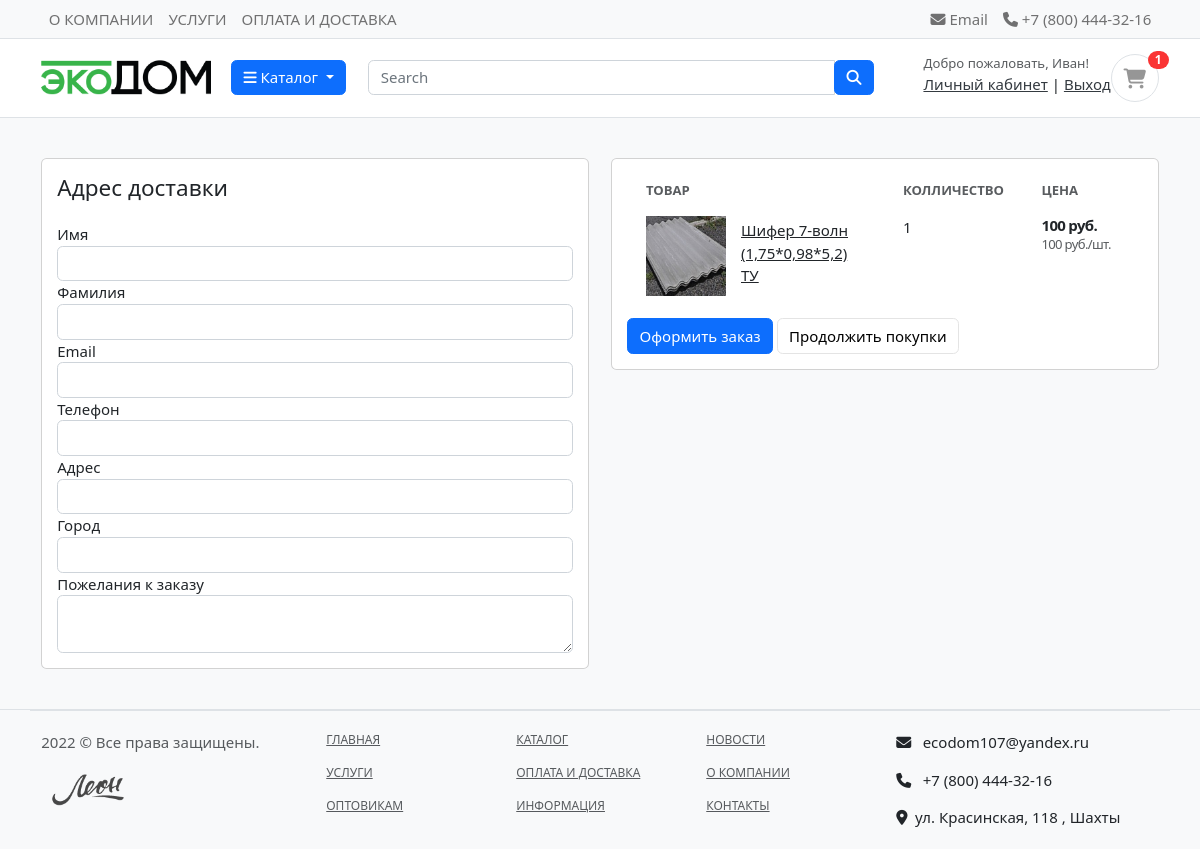
Page /cart/checkout/ (signed in) on the earlier database version.
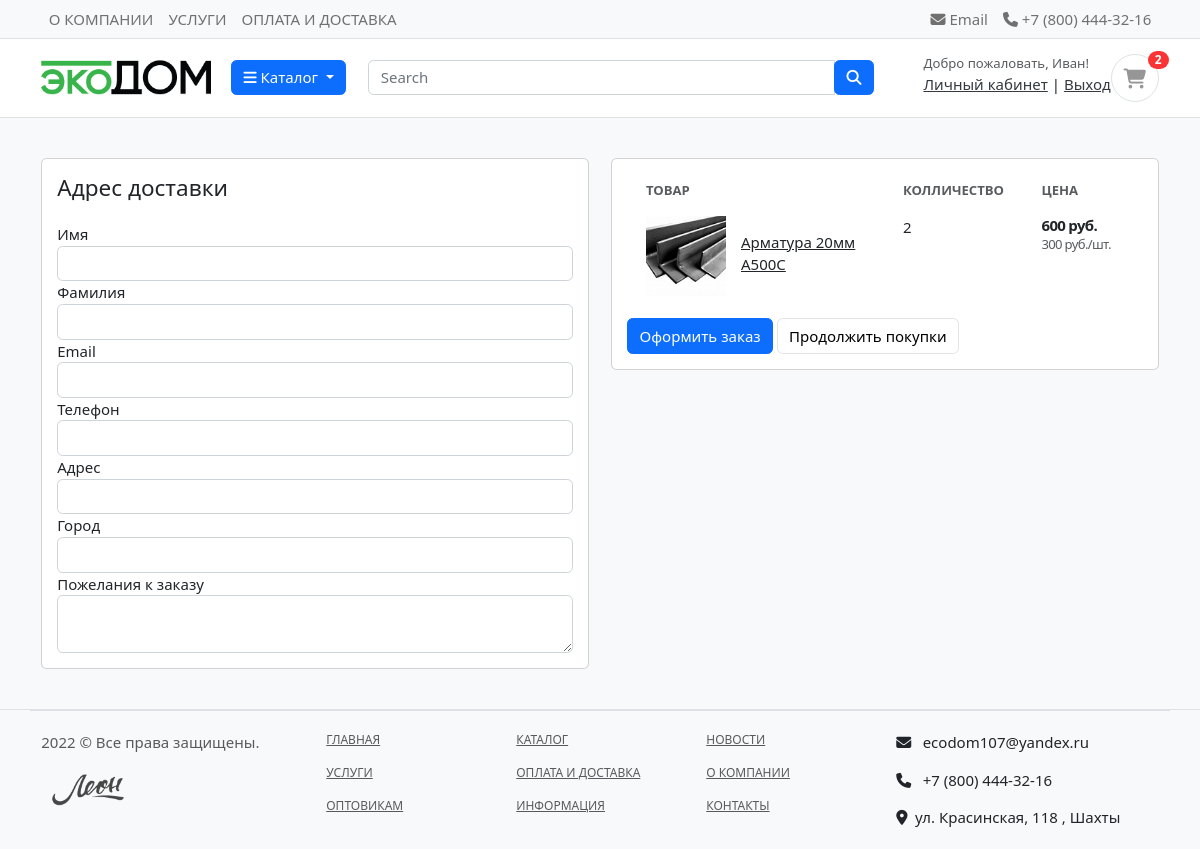
Same page on the later database version.
### carts/models.py (models this page shows, shortened)
class CartItem(models.Model):
    user = models.ForeignKey(MyUser, on_delete=models.CASCADE, null=True)
    product = models.ForeignKey(Product, on_delete=models.CASCADE)
    cart    = models.ForeignKey(Cart, on_delete=models.CASCADE, null=True)
    quantity = models.IntegerField()
    is_active = models.BooleanField(default=True)
    def sub_total(self):
        return self.product.price * self.quantity

### shop/models.py (models this page shows, shortened)
class Product(models.Model):
    product_name = models.CharField(max_length=200, unique=True)
    slug = models.SlugField(max_length=200, unique=True)
    description = models.TextField(max_length=500, blank=True)
    price = models.IntegerField()
    images = models.ImageField(upload_to='photos/products')
    stock = models.IntegerField()
    is_available = models.BooleanField(default=True)
    category = models.ForeignKey(Category, on_delete=models.CASCADE)
    created_date = models.DateTimeField(auto_now_add=True)
    modified_date = models.DateTimeField(auto_now=True)
    def get_url(self):
        return reverse('product_detail', args=[self.category.slug, self.slug])

### carts/views.py (the view)
# urls.py: path('checkout/', views.checkout, name='checkout'),
@login_required(login_url='login')
def checkout(request, total=0, quantity=0, cart_items=None): # Одинаковая функция что и выше cart. Удалить????
    try:
        if request.user.is_authenticated:
            cart_items = CartItem.objects.filter(user=request.user, is_active=True)
        else:
            cart = Cart.objects.get(cart_id=_cart_id(request))
            cart_items = CartItem.objects.filter(cart=cart, is_active=True)
        for cart_item in cart_items:
            total += (cart_item.product.price * cart_item.quantity)
            quantity += cart_item.quantity
    except ObjectDoesNotExist:
        pass #just ignore
    context = {
        'total': total,
        'quantity': quantity,
        'cart_items': cart_items,
    }
    return render(request, 'carts/checkout.html', context)

### carts/context_processors.py (called while the page is built)
def counter(request):
    cart_count = 0
    if 'admin' in request.path:
        return {}
    else:
        try:
            cart = Cart.objects.filter(cart_id=_cart_id(request))
            if request.user.is_authenticated:
                cart_items = CartItem.objects.all().filter(user=request.user)
            else:
                cart_items = CartItem.objects.all().filter(cart=cart[:1])
            for cart_item in cart_items:
                cart_count += cart_item.quantity
        except Cart.DoesNotExist:
            cart_count = 0
    return dict(cart_count=cart_count)

### carts/views.py (called while the page is built)
def _cart_id(request):
    cart = request.session.session_key
    if not cart:
        cart = request.session.create()
    return cart

### category/context_processors.py (called while the page is built)
def menu_links(request):
    links = Category.objects.all()
    return dict(links=links)

### category/models.py (called while the page is built)
    def get_url(self):
            return reverse('products_by_category', args=[self.slug])

### carts/templates/carts/checkout.html (shortened to what the changed rows need)
{% extends 'base.html' %}
{% load static %}
{% block content %}
<section class="section-content padding-y bg">
    <div class="container">
        <div class="row">
            <aside class="col-lg-6">
                <div class="card">
                    <div class="card-body">
                        <table class="table table-borderless table-shopping-cart">
                            <thead class="text-muted">
                                <tr class="small text-uppercase">
                                    <th scope="col">Товар</th>
                                    <th scope="col" width="120">Колличество</th>
                                    <th scope="col" width="120">Цена</th>
                                </tr>
                            </thead>
                            <tbody>
                                {% for cart_item in cart_items %}
                                    <tr>
                                        <td>
                                            <figure class="itemside align-items-center">
                                                <div class="aside"><a href="{{ cart_item.product.get_url }}"><img src="{{ cart_item.product.images.url }}" class="img-sm"></a></div>
                                                <figcaption class="info">
                                                    <a href="{{ cart_item.product.get_url }}" class="title text-dark">{{ cart_item.product.product_name }}</a>
                                                </figcaption>
                                            </figure>
                                        </td>
                                        <td>
                                            <label for="">{{cart_item.quantity}}</label>
                                        </td>
                                        <td>
                                            <div class="price-wrap">
                                                <var class="price">{{ cart_item.sub_total }} руб.</var>
                                                <small class="text-muted"> {{ cart_item.product.price }} руб./шт. </small>
                                            </div>
                                        </td>
                                    </tr>
                                {% endfor %}
                            </tbody>
                        </table>
                    </div>
                </div>
            </aside>
        </div>
    </div>
</section>
{% endblock %}

### templates/includes/navbar.html (shortened to what this page needs)
{% load static %}
<header class="section-header">
    <nav class="navbar p-md-0 navbar-expand-sm navbar-light border-bottom bg-light">
        <div class="container">
            <div class="collapse navbar-collapse">
                <ul class="navbar-nav">
                    <li><a href="#" class="nav-link">О КОМПАНИИ</a></li>
                    <li><a href="#" class="nav-link">УСЛУГИ</a></li>
                    <li><a href="#" class="nav-link">ОПЛАТА И ДОСТАВКА</a></li>
                </ul>
            </div>
            <div class="collapse navbar-collapse flex-grow-0" id="navbarTop4">
                <ul class="navbar-nav">
                    <li><a href="#" class="nav-link"> <i class="fa fa-envelope"></i> Email </a></li>
                    <li><a href="#" class="nav-link"> <i class="fa fa-phone"></i> +7 (800) 444-32-16 </a></li>
                </ul>
            </div>
        </div>
    </nav>
    <section class="header-main border-bottom">
        <div class="container">
            <div class="row align-items-center">
                <div class="col-lg-2 col-md-3 col-6">
                    <a href="/" class="brand-wrap">
                        <img class="logo" src="{% static '/images/logo.png' %}">
                    </a>
                </div>
                <div class="col-lg col-sm col-md col-6 flex-grow-0">
                    <div class="dropdown">
                        <button class="btn btn-primary dropdown-toggle" type="button" id="dropdownMenuButton1" data-bs-toggle="dropdown" aria-expanded="false">
                            <i class="fa fa-bars"></i>
                            Каталог
                        </button>
                    </div>
                </div>
                <div class="col-lg  col-md-6 col-sm-12 col">
                    <form action="{% url 'search' %}" class="search" method='GET'>
                        <div class="input-group w-100">
                            <input type="text" class="form-control" style="width:60%;" placeholder="Search"
                                name="keyword">
                            <div class="input-group-append">
                                <button class="btn btn-primary" type="submit">
                                    <i class="fa fa-search"></i>
                                </button>
                            </div>
                        </div>
                    </form>
                </div>
                <div class="col-lg-3 col-sm-6 col-8 order-2 order-lg-3">
                    <div class="d-flex justify-content-end mb-3 mb-lg-0">
                        {% if user.id is None %}
                            <div class="widget-header">
                                <small class="title text-muted" style="padding-right: 10px">Добро пожаловать, Гость!</small>
                                <div>
                                    <a href="{% url 'login' %}">Вход</a> <span class="dark-transp"> | </span>
                                    <a href="{% url 'register' %}"> Регистрация</a>
                                </div>
                            </div>
                        {% else %}
                            <div class="widget-header">
                                <small class="title text-muted" style="padding-right: 10px">Добро пожаловать, {{user.first_name}}!</small>
                                <div>
                                    <a href="{% url 'dashboard' %}">Личный кабинет</a> <span class="dark-transp"> | </span>
                                    <a href="{% url 'logout' %}"> Выход</a>
                                </div>
                            </div>
                        {% endif %}
                        <a href="{% url 'cart' %}" class="widget-header pl-3 ml-3">
                            <div class="icon icon-sm rounded-circle border"><i class="fa fa-shopping-cart"></i></div>
                            <span class="badge badge-pill badge-danger notify">{{cart_count}}</span>
                        </a>
                    </div>
                </div>
            </div>
        </div>
    </section>
</header>

Differences in the rows shown:
removed CartItem: product.images (picture), product.product_name "Шифер 7-волн (1,75*0,98*5,2) ТУ", quantity "1", sub_total "100", product.price "100"
added CartItem: product.images (picture), product.product_name "Арматура 20мм А500С", quantity "2", sub_total "600", product.price "300"
Other differences:
{{ cart_count }}: "1" → "2"
